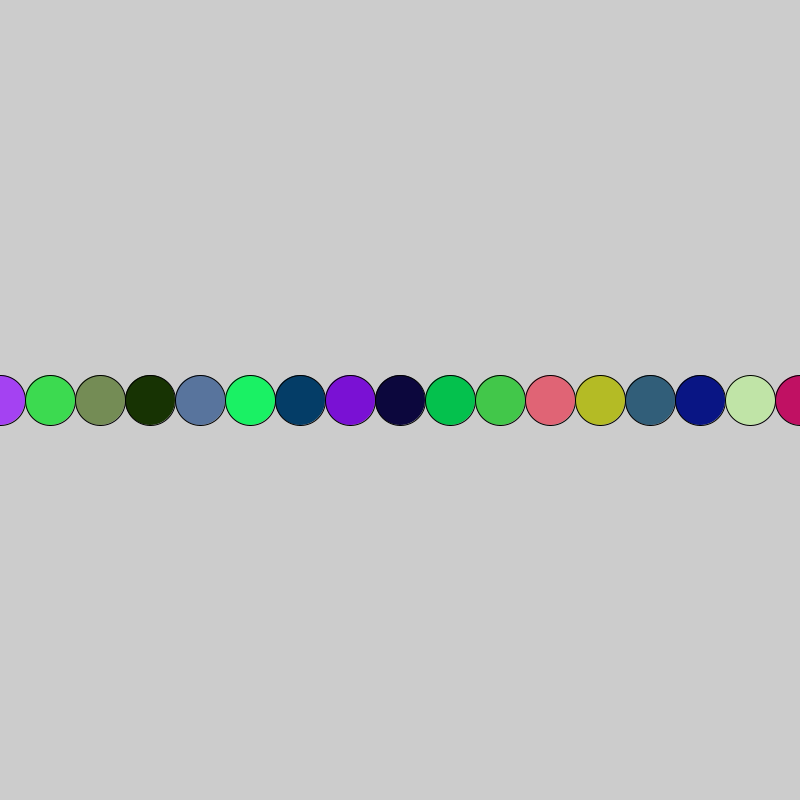
Frame 1 (no input)
Frame 60 (the mouse pressed at the canvas centre just before this capture): identical to frame 1, image omitted
Frame 120 (the mouse held since frame 60 and released just before this capture): identical to frame 1, image omitted

The Processing sketch that drew this single still picture (run headless with seeded random() and noise(); from frame 60 on, the mouse is pressed at the canvas centre):

// Processing sketch: Do_now_9_30_14
// ── Do_now_9_30_14.pde
int x=0;
int count = 0;

void setup () {
  size(800,800);
}


void draw(){
  while(x<=width){
    fill(random(255),random(255),random(255));
    ellipse(x, height/2, 50,50);
    x+=50;
  }
 
 
}
